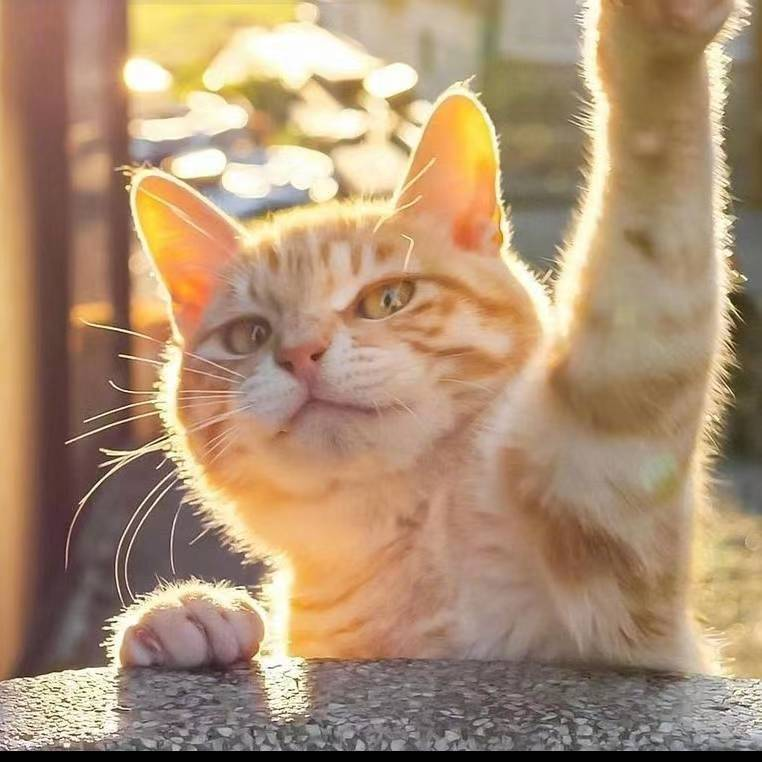
#> input picture 分水岭算法/image.jpg, 762 x 762 px
$ python '分水岭.py'
#> lines starting #> are read from the running program, lines starting #| are printed output that depends on the picture; after the words box and inside, x2 and y2 are one past the last pixel; in counts of white or black regions, pixels touching at a corner belong together
import cv2
import numpy as np
from matplotlib import pyplot as plt

# 加载图像
image = cv2.imread('image.jpg')
#> image is the input picture: shape (762, 762, 3); mean B, G, R 115, 143.7, 172

# 灰度化处理
gray = cv2.cvtColor(image, cv2.COLOR_BGR2GRAY)
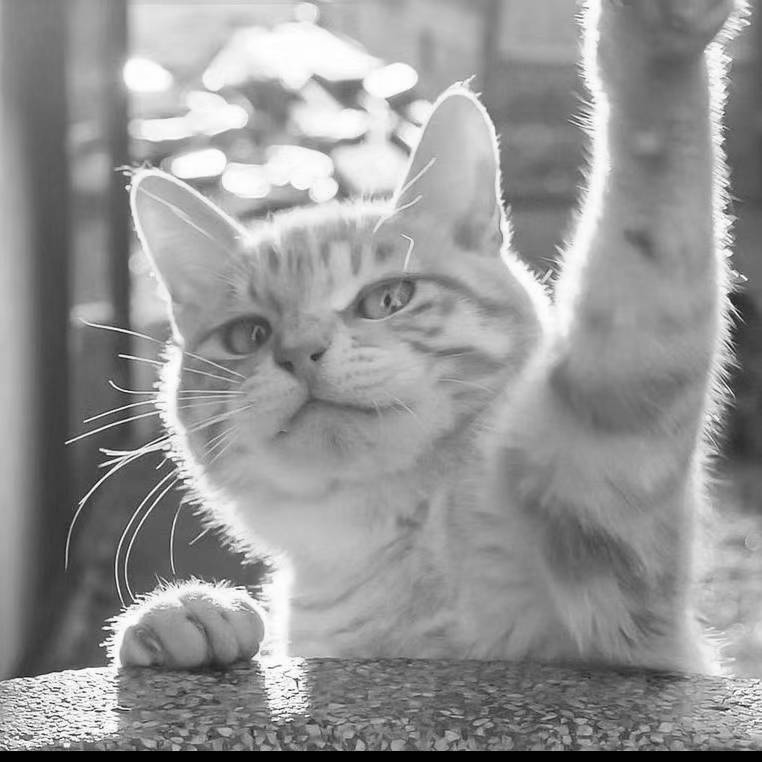
#> gray: shape (762, 762); min 0, max 255, mean 148.9

# 进行阈值分割
_, thresh = cv2.threshold(gray, 0, 255, cv2.THRESH_BINARY_INV + cv2.THRESH_OTSU)
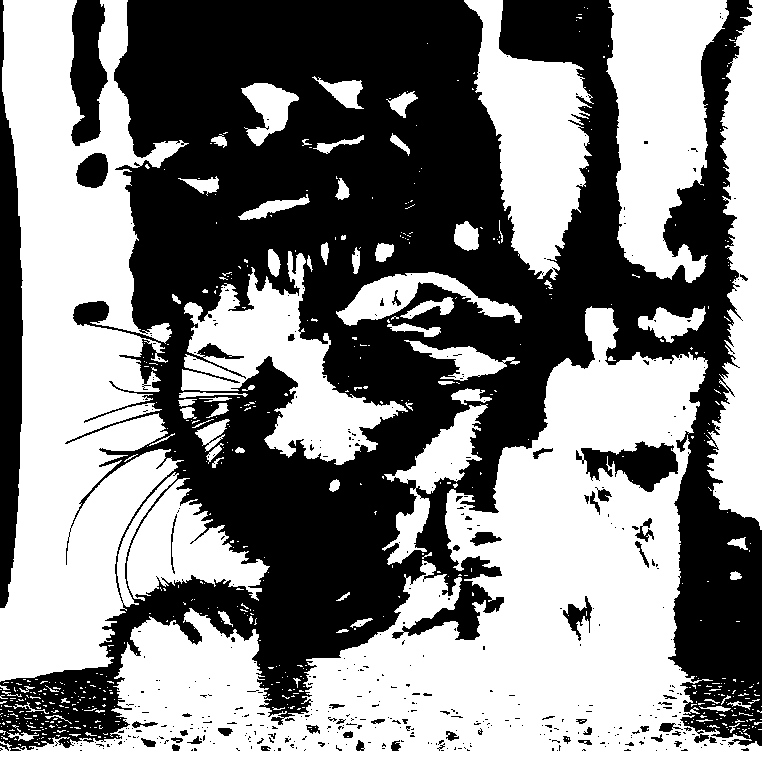
#> thresh: shape (762, 762); 52.1% white; 453 black regions (395 under 20 px), largest, box (x1, y1, x2, y2) and area: (0, 0, 762, 751) 256710, (0, 0, 23, 608) 9295, (70, 0, 108, 146) 3860

# 创建一个卷积核
kernel = np.ones((3, 3), np.uint8)

# 开运算，用于去除噪音
opening = cv2.morphologyEx(thresh, cv2.MORPH_OPEN, kernel, iterations=2)
#> opening: shape (762, 762); 49.7% white; 57 white regions, largest, box (x1, y1, x2, y2) and area: (0, 308, 762, 762) 115293, (0, 0, 176, 681) 73806, (607, 0, 728, 282) 22159

# 膨胀操作，增加前景区域
sure_bg = cv2.dilate(opening, kernel, iterations=3)
#> sure_bg: shape (762, 762); 58.6% white; 25 black regions (11 under 20 px), largest, box (x1, y1, x2, y2) and area: (0, 0, 762, 748) 226624, (0, 99, 20, 605) 7337, (74, 0, 104, 140) 2766

# 距离变换
dist_transform = cv2.distanceTransform(opening, cv2.DIST_L2, 5)

# 阈值化
_, sure_fg = cv2.threshold(dist_transform, 0.7 * dist_transform.max(), 255, 0)
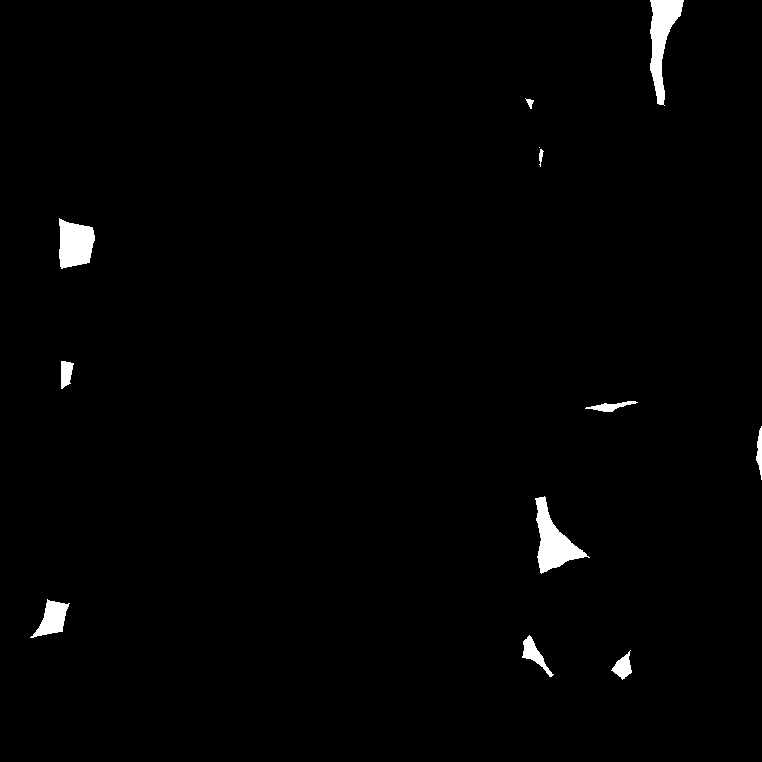
#> sure_fg: shape (762, 762) float32; 1.2% white; 12 white regions (1 under 20 px), largest, box (x1, y1, x2, y2) and area: (535, 496, 590, 574) 1719, (650, 0, 684, 106) 1671, (59, 218, 95, 269) 1389

# 找到不确定区域
sure_fg = np.uint8(sure_fg)
unknown = cv2.subtract(sure_bg, sure_fg)

# 标记连通区域
_, markers = cv2.connectedComponents(sure_fg)
#> markers: shape (762, 762) int32; 13 distinct labels, from 0 to 12

# 增加标记，将不确定区域标记为0
markers = markers + 1
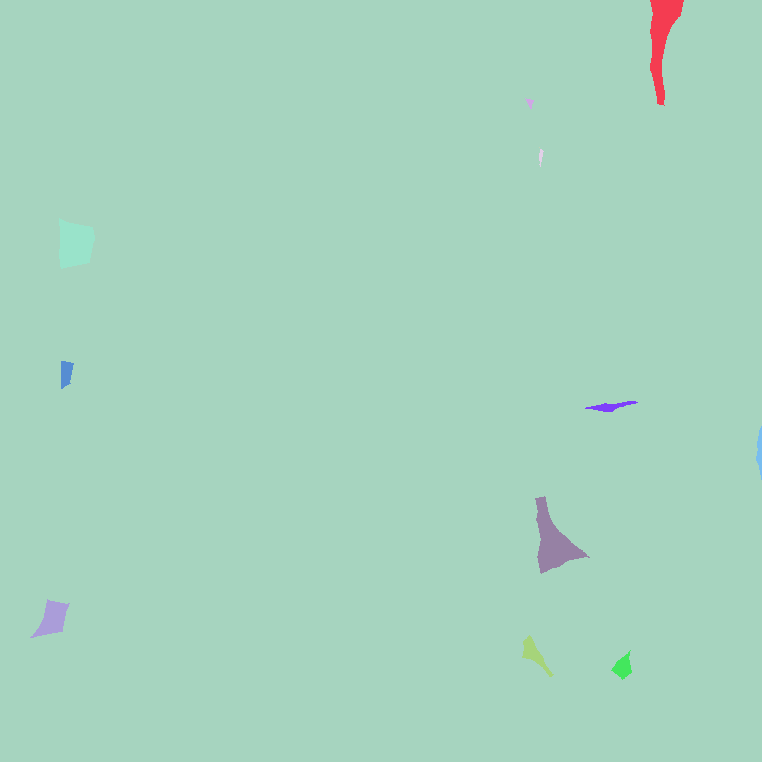
#> markers: shape (762, 762) int32; 13 distinct labels, from 1 to 13; one colour per label, 0 black
markers[unknown == 255] = 0
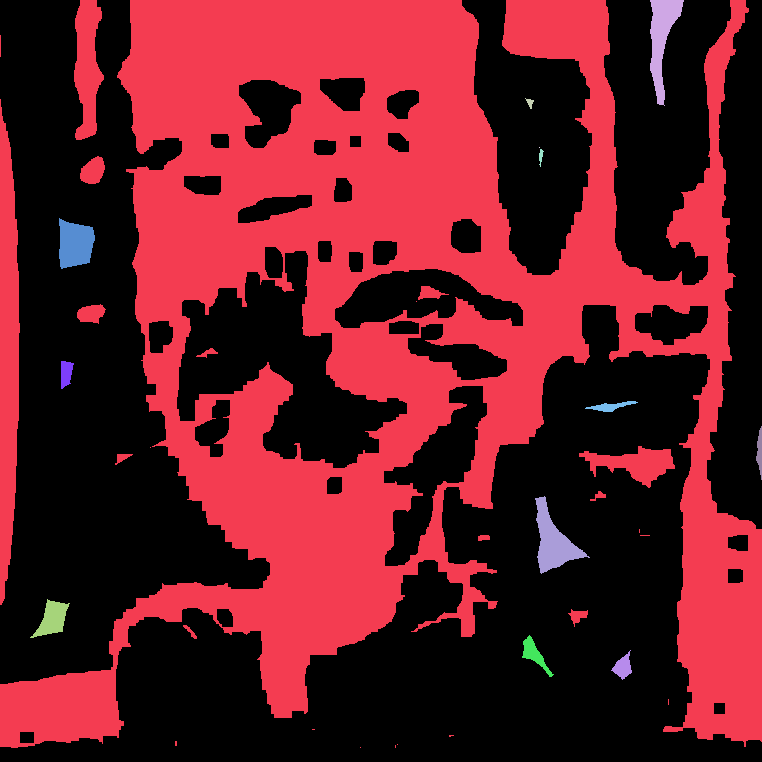
#> markers: shape (762, 762) int32; 14 distinct labels, from 0 to 13; one colour per label, 0 black

# 应用分水岭算法
markers = cv2.watershed(image, markers)
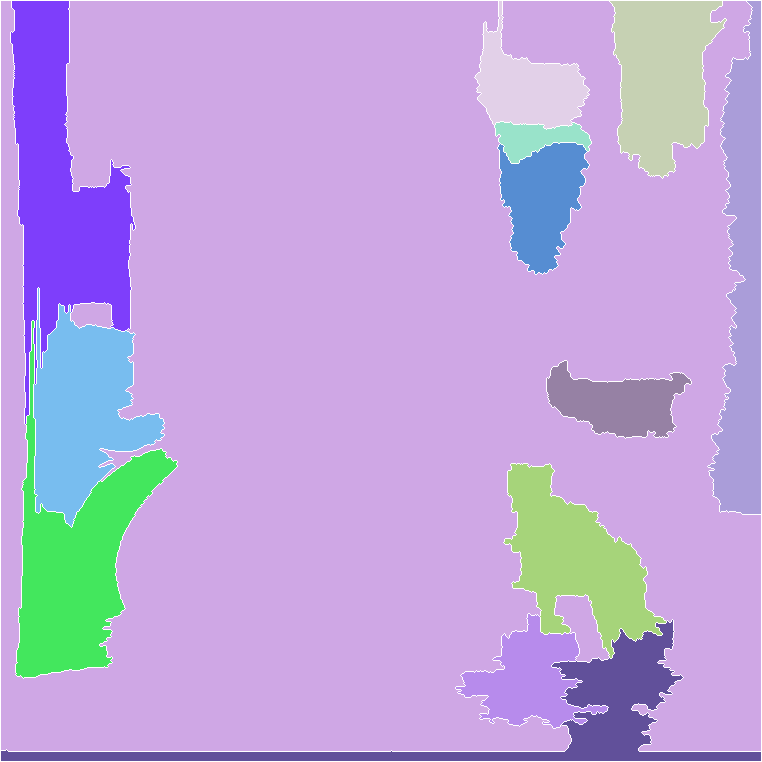
#> markers: shape (762, 762) int32; 14 distinct labels, from -1 to 13; one colour per label, 0 black, -1 white

# 将分水岭区域标记为红色
image[markers == -1] = [0, 0, 255]
#> image: shape (762, 762, 3); 1.84% of pixels changed, all inside (x1, y1, x2, y2) = (0, 0, 762, 762)

# 保存结果
cv2.imwrite('output_image.jpg', image)

# 显示原始图像和结果
plt.subplot(121), plt.imshow(cv2.cvtColor(image, cv2.COLOR_BGR2RGB)), plt.title('Input Image')
plt.subplot(122), plt.imshow(cv2.cvtColor(cv2.imread('output_image.jpg'), cv2.COLOR_BGR2RGB)), plt.title('Output Image')
plt.show()
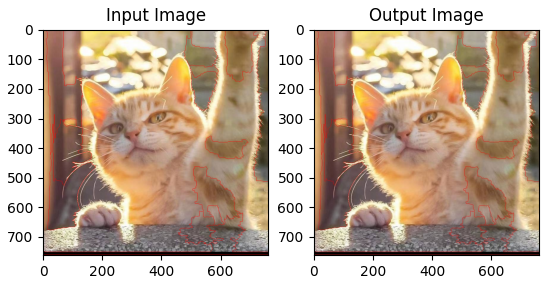
#> figure drawn by matplotlib, 2 panels
